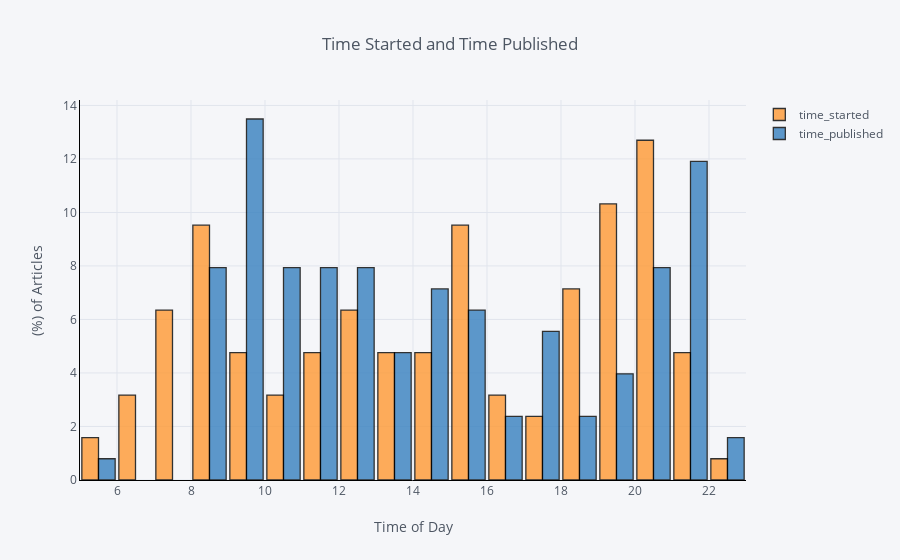

Notebook cell for this chart:
### Code cell
df['time_started'] = df['started_date'].apply(to_time)
df['time_published'] = df['published_date'].apply(to_time)

df[['time_started', 'time_published']].iplot(
    kind='hist',
    linecolor='black',
    bins=24,
    histnorm='percent',
    bargap=0.1,
    opacity=0.8,
    barmode='group',
    xTitle='Time of Day',
    yTitle='(%) of Articles',
    title='Time Started and Time Published')

### Figure 1 — Plotly figure (JSON) as saved in the notebook; plotly's stock layout.template omitted (floating-point values rounded to 4 significant figures)
{"data": [{"histfunc": "count", "histnorm": "percent", "marker": {"color": "rgba(255, 153, 51, 1.0)", "line": {"color": "#000000", "width": 1.3}}, "name": "time_started", "nbinsx": 24, "opacity": 0.8, "orientation": "v", "type": "histogram", "uid": "69abc289-b5a5-45d2-8f3d-a252ce72c6aa", "x": [14.4, 22.03, 12, 18.35, 20.3, 19.12, 11.52, 20.82, 9.1, 20.07, 15.23, 11.33, 13.03, 6.967, 12.62, 15.78, 20.72, 15.3, 14.02, 13.55, 6.1, 15.18, 19.47, 18.78, 18.8, 21.63, 13.3, 20.73, 17.38, 12.43, 8.75, 8.067, 10.7, 18.27, 7.267, 18.45, 15.78, 21.08, 19.8, 18.37, 20.53, 7.6, 20.63, 7.817, 20.63, 7.3, 8.25, 19.1, 7.783, 20.63, 14.53, 12.37, 12.67, 12.37, 21.35, 9.55, 20.1, 9.967, 19.95, 11.03, 13.03, 19.45, 13.63, 13.98, 9.6, 12.13, 18.18, 6.85, 18.2, 16.28, 10.92, 16, 19.12, 19.93, 7.033, 11.18, 20.47, 15.3, 19.02, 12.02, 9.217, 8.667, 20.02, 15.45, 14.9, 5.467, 10.85, 20.07, 14.35, 19.87, 5.05, 16.35, 6.983, 20.22, 21.15, 8.4, 15.68, 15.28, 10.38, 11.3, 20.2, 17.12, 17.78, 15.72, 21.28, 19.85, 19.85, 19.17, 7.867, 18.8, 8.717, 15.43, 14.75, 8.25, 8.367, 8.283, 8.333, 8.317, 8.35, 7.333, 15.48, 11.68, 16.93, 20.15, 9.95, 21.6]}, {"histfunc": "count", "histnorm": "percent", "marker": {"color": "rgba(55, 128, 191, 1.0)", "line": {"color": "#000000", "width": 1.3}}, "name": "time_published", "nbinsx": 24, "opacity": 0.8, "orientation": "v", "type": "histogram", "uid": "9076b9d0-6621-409d-8769-5aa554e328e7", "x": [14.42, 22.03, 12.92, 9.133, 8.85, 21.15, 17.9, 21.28, 17.83, 14.35, 14.4, 12.97, 12.97, 19.97, 15.28, 17.05, 14.03, 17.1, 15.15, 15.07, 10.33, 11.33, 11.37, 18.85, 13.75, 20.25, 20.62, 9.75, 16.97, 21.82, 20.8, 9.85, 15.4, 19.7, 8.917, 15.5, 20.27, 14.37, 18.45, 20.28, 8.667, 11.68, 9.433, 9.2, 9.15, 22.48, 18.95, 11.45, 12.82, 9.55, 11.17, 16.27, 10.48, 9.783, 12.73, 8.6, 14.2, 20.63, 13.52, 13.57, 15.45, 11.07, 12.55, 9.567, 9.8, 14.27, 11.65, 10.02, 20.58, 10.2, 8.433, 8.55, 11.07, 8.95, 9.583, 9.067, 5.883, 14.72, 19.82, 9.8, 9.85, 19.13, 12.73, 17.45, 9.433, 10.52, 17.92, 10.43, 13.68, 21.07, 13.17, 12.52, 10.43, 15.53, 20.73, 21.5, 10.23, 10.28, 9, 8.583, 21.9, 19.95, 13.42, 10.38, 11.83, 16.27, 14.68, 21.27, 12.65, 21.05, 20.07, 20.38, 15.47, 21.37, 21.4, 21.42, 21.43, 21.43, 21.45, 8, 12.52, 11.6, 17.88, 8.25, 9.483, 21.07]}], "layout": {"bargap": 0.1, "barmode": "group", "legend": {"bgcolor": "#F5F6F9", "font": {"color": "#4D5663"}}, "paper_bgcolor": "#F5F6F9", "plot_bgcolor": "#F5F6F9", "title": "Time Started and Time Published", "titlefont": {"color": "#4D5663"}, "xaxis": {"gridcolor": "#E1E5ED", "linecolor": "black", "showgrid": true, "tickfont": {"color": "#4D5663"}, "title": "Time of Day", "titlefont": {"color": "#4D5663"}, "zerolinecolor": "#E1E5ED"}, "yaxis": {"gridcolor": "#E1E5ED", "linecolor": "black", "showgrid": true, "tickfont": {"color": "#4D5663"}, "title": "(%) of Articles", "titlefont": {"color": "#4D5663"}, "zerolinecolor": "#E1E5ED"}}}
